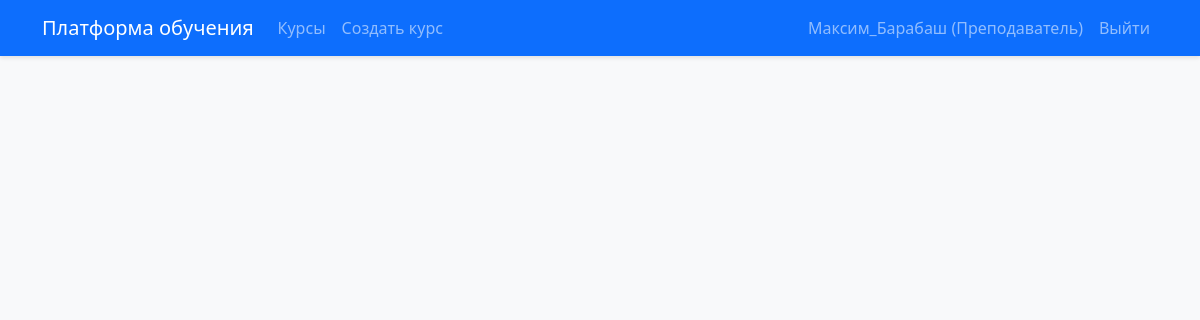
The page / (signed in) on the database as committed earlier.
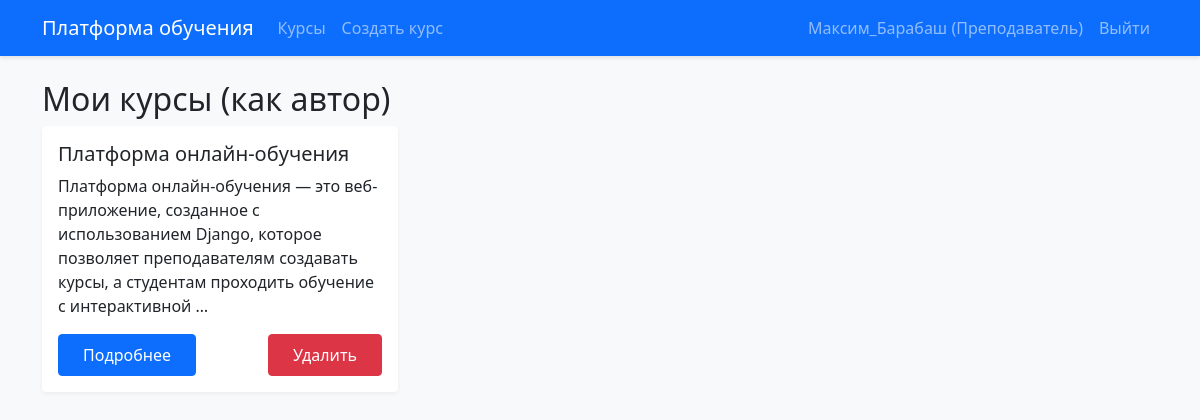
The same page on the database as committed later.
### courses/models.py (models this page shows, shortened)
class Course(models.Model):
    title = models.CharField(max_length=200, verbose_name="Название курса")
    description = models.TextField(verbose_name="Описание курса")
    creator = models.ForeignKey(User, on_delete=models.CASCADE, related_name='created_courses', verbose_name="Создатель курса")
    created_at = models.DateTimeField(auto_now_add=True)
    updated_at = models.DateTimeField(auto_now=True)
    class Meta:
        verbose_name = "Курс"
        verbose_name_plural = "Курсы"
        ordering = ['-created_at']

### courses/views.py (the view, shortened to what this page needs)
# urls.py: path('', views.course_list, name='course_list'),
@login_required
def course_list(request):
    user_profile = UserProfile.objects.get(user=request.user)
    if user_profile.is_instructor:
        created_courses = Course.objects.filter(creator=request.user)
        return render(request, 'courses/course_list.html', {
            'created_courses': created_courses,
        })

### courses/context_processors.py (called while the page is built)
def user_profile(request):
    if request.user.is_authenticated:
        try:
            profile = UserProfile.objects.get(user=request.user)
            return {'user_profile': profile}
        except UserProfile.DoesNotExist:
            return {}
    return {}

### templates/courses/course_list.html (shortened to what this page needs)
{% extends 'base.html' %}
{% block content %}
<div class="row">
    {% if created_courses %}
    <div class="col-md-12 mb-4">
        <h2>Мои курсы (как автор)</h2>
        <div class="row">
            {% for course in created_courses %}
            <div class="col-md-4 mb-3">
                <div class="card">
                    <div class="card-body">
                        <h5 class="card-title">{{ course.title }}</h5>
                        <p class="card-text">{{ course.description|truncatewords:20 }}</p>
                        <div class="d-flex justify-content-between align-items-center">
                            <a href="{% url 'course_detail' course.pk %}" class="btn btn-primary">Подробнее</a>
                            <form method="post" action="{% url 'course_delete' course.pk %}"
                                  onsubmit="return confirm('Вы уверены, что хотите удалить этот курс? Это действие нельзя отменить.');">
                                <button type="submit" class="btn btn-danger">Удалить</button>
                            </form>
                        </div>
                    </div>
                </div>
            </div>
            {% endfor %}
        </div>
    </div>
    {% endif %}
</div>
{% endblock %}

### templates/base.html (shortened to what this page needs)
<!DOCTYPE html>
<html lang="ru">
<head>
    <link href="https://cdn.jsdelivr.net/npm/bootstrap@5.1.3/dist/css/bootstrap.min.css" rel="stylesheet">
    <link rel="stylesheet" href="/static/css/style.css">
</head>
<body>
    <nav class="navbar navbar-expand-lg navbar-dark bg-primary mb-4">
        <div class="container">
            <a class="navbar-brand" href="{% url 'course_list' %}">Платформа обучения</a>
            <div class="collapse navbar-collapse" id="navbarNav">
                <ul class="navbar-nav">
                    <li class="nav-item">
                        <a class="nav-link" href="{% url 'course_list' %}">Курсы</a>
                    </li>
                    {% if user.is_authenticated and user_profile.is_instructor %}
                        <li class="nav-item">
                            <a class="nav-link" href="{% url 'course_create' %}">Создать курс</a>
                        </li>
                    {% endif %}
                </ul>
                <ul class="navbar-nav ms-auto">
                    {% if user.is_authenticated %}
                        <li class="nav-item">
                            <span class="nav-link">
                                {{ user.username }} ({% if user_profile.is_instructor %}Преподаватель{% else %}Студент{% endif %})
                            </span>
                        </li>
                        <li class="nav-item">
                            <a class="nav-link" href="{% url 'logout' %}">Выйти</a>
                        </li>
                    {% else %}
                        <li class="nav-item">
                            <a class="nav-link" href="{% url 'login' %}">Войти</a>
                        </li>
                    {% endif %}
                </ul>
            </div>
        </div>
    </nav>
    <div class="container">
        {% block content %}
        {% endblock %}
    </div>
</body>
</html>

### static/css/style.css (style rules this page uses)
body { background-color: #f8f9fa; }
.navbar { box-shadow: 0 2px 4px rgba(0,0,0,.1); }
.card { border: none; box-shadow: 0 2px 4px rgba(0,0,0,.05); transition: transform 0.2s; }
.btn-primary { padding: 0.5rem 1.5rem; }
.btn-danger { padding: 0.5rem 1.5rem; background-color: #dc3545; border-color: #dc3545; }

Rows that differ between the two databases and show on the page:
added Course: title "Платформа онлайн-обучения", description "Платформа онлайн-обучения — это веб-приложение, созданное с использованием Django, которое позволяет преподавателям создавать курсы, а студентам проходить обучение с интерактивной …"
Other text that changed with them:
text now shown: "Мои курсы (как автор)"
